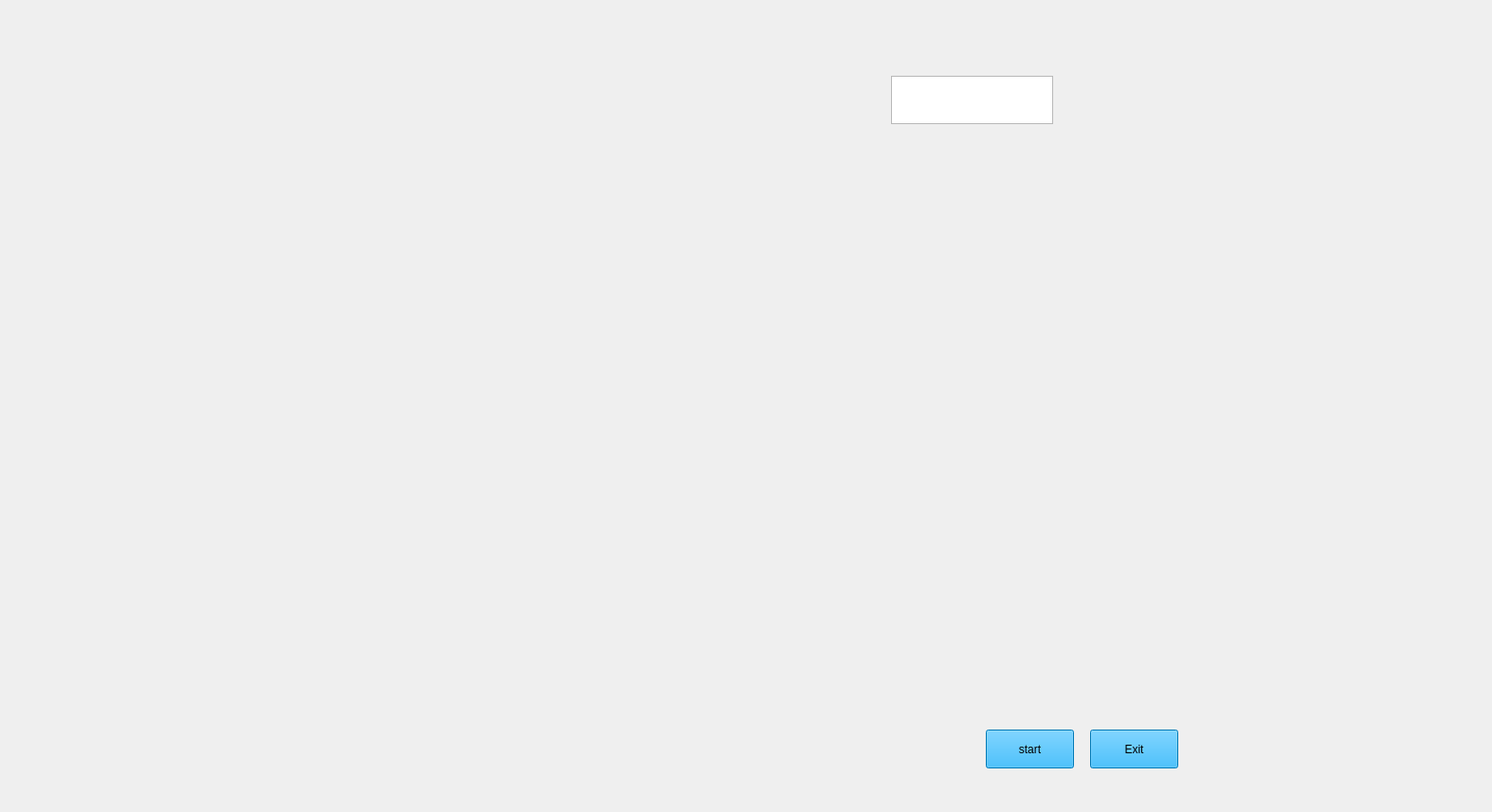
<?xml version="1.0" encoding="UTF-8"?>
<ui version="4.0">
 <class>MainWindow</class>
 <widget class="QMainWindow" name="MainWindow">
  <property name="geometry">
   <rect>
    <x>0</x>
    <y>0</y>
    <width>1574</width>
    <height>857</height>
   </rect>
  </property>
  <property name="windowTitle">
   <string>MainWindow</string>
  </property>
  <widget class="QWidget" name="centralwidget">
   <widget class="QLabel" name="gif">
    <property name="geometry">
     <rect>
      <x>-330</x>
      <y>0</y>
      <width>1691</width>
      <height>871</height>
     </rect>
    </property>
    <property name="text">
     <string/>
    </property>
    <property name="pixmap">
     <pixmap>../../Downloads/bg.jpeg</pixmap>
    </property>
    <property name="scaledContents">
     <bool>true</bool>
    </property>
   </widget>
   <widget class="QPushButton" name="pushButton">
    <property name="geometry">
     <rect>
      <x>1040</x>
      <y>770</y>
      <width>93</width>
      <height>41</height>
     </rect>
    </property>
    <property name="styleSheet">
     <string notr="true">font: 18pt &quot;Calisto MT&quot;;
background-color: rgb(0, 170, 255);</string>
    </property>
    <property name="text">
     <string>start</string>
    </property>
   </widget>
   <widget class="QPushButton" name="pushButton_2">
    <property name="geometry">
     <rect>
      <x>1150</x>
      <y>770</y>
      <width>93</width>
      <height>41</height>
     </rect>
    </property>
    <property name="styleSheet">
     <string notr="true">font: 18pt &quot;Calisto MT&quot;;
background-color: rgb(0, 170, 255);</string>
    </property>
    <property name="text">
     <string>Exit</string>
    </property>
   </widget>
   <widget class="QLabel" name="label">
    <property name="geometry">
     <rect>
      <x>30</x>
      <y>10</y>
      <width>641</width>
      <height>121</height>
     </rect>
    </property>
    <property name="text">
     <string/>
    </property>
    <property name="pixmap">
     <pixmap>../../Downloads/bg1.gif</pixmap>
    </property>
    <property name="scaledContents">
     <bool>true</bool>
    </property>
   </widget>
   <widget class="QLabel" name="label_2">
    <property name="geometry">
     <rect>
      <x>-280</x>
      <y>0</y>
      <width>1931</width>
      <height>871</height>
     </rect>
    </property>
    <property name="text">
     <string/>
    </property>
    <property name="pixmap">
     <pixmap>JARVIS.jpeg</pixmap>
    </property>
    <property name="scaledContents">
     <bool>true</bool>
    </property>
   </widget>
   <widget class="QTextEdit" name="textEdit">
    <property name="geometry">
     <rect>
      <x>940</x>
      <y>80</y>
      <width>171</width>
      <height>51</height>
     </rect>
    </property>
   </widget>
   <zorder>gif</zorder>
   <zorder>label_2</zorder>
   <zorder>pushButton_2</zorder>
   <zorder>pushButton</zorder>
   <zorder>label</zorder>
   <zorder>textEdit</zorder>
  </widget>
 </widget>
 <resources/>
 <connections/>
</ui>
